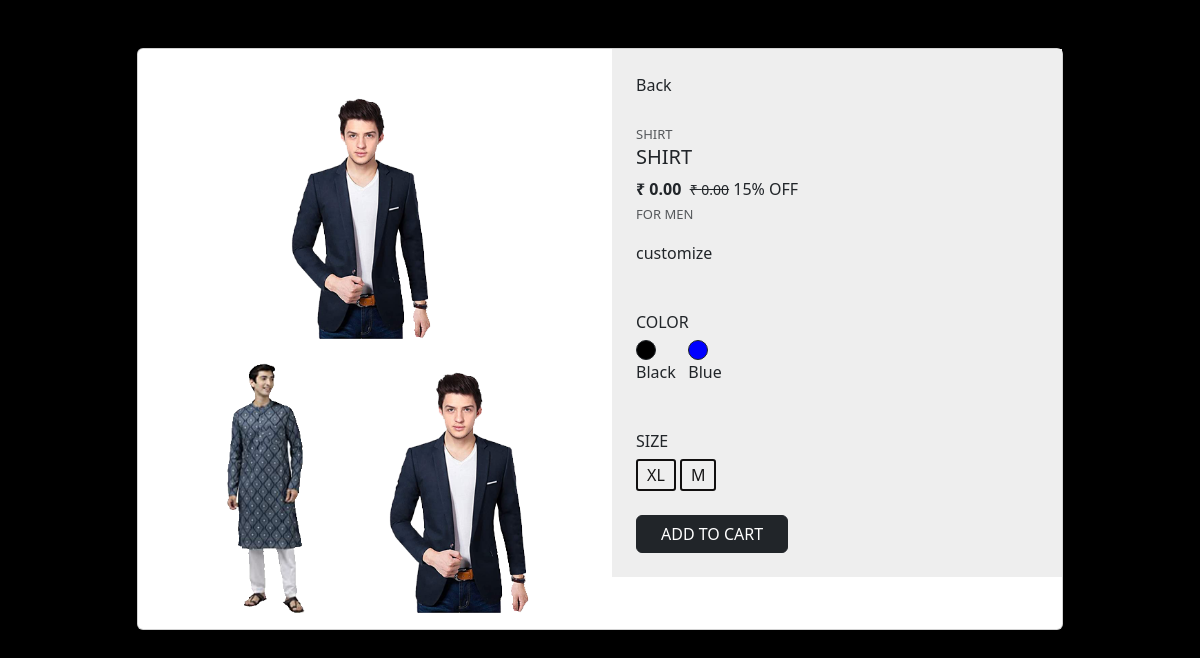
Screenshot of /view_product/po1 with the database file from the repository.
### Home/models.py (models this page shows)
class Product(models.Model):
    id=models.TextField(primary_key=True,unique=True)
    name=models.TextField(max_length=25, null=True,blank=True)
    buyer= models.ForeignKey(buyer, on_delete=models.CASCADE)
    category = models.ForeignKey(category, on_delete=models.CASCADE)
    image=models.ImageField(upload_to='images',blank=True)
    size=models.ManyToManyField('size')
    color=models.ManyToManyField('color')
    description=models.TextField(max_length=100, null=True,blank=True)
    price= models.FloatField(null=True,blank=True)
    off= models.IntegerField(null=True,blank=True)
    posted_by=models.ForeignKey(User,on_delete=models.CASCADE, null=True,blank=True)
    availability=models.ForeignKey(availability, on_delete=models.CASCADE)

class Photos(models.Model):
    p_id=models.ForeignKey(Product,on_delete=models.CASCADE)
    images = models.FileField(null=True,blank=True)

class category(models.Model):
    name=models.TextField(max_length=25, null=True,blank=True)
    buyer =models.ForeignKey(buyer, on_delete=models.CASCADE)
    photo=models.ImageField(upload_to='images',blank=True)
    def __str__(self):
        return self.name

class buyer(models.Model):
    name=models.TextField(max_length=25, null=True,blank=True)
    photo=models.ImageField(upload_to='images',blank=True)
    def __str__(self):
        return self.name

class color(models.Model):
    name=models.TextField(max_length=25, null=True,blank=True)
    def __str__(self):
        return self.name

class size(models.Model):
    name=models.TextField(max_length=25, null=True,blank=True)
    def __str__(self):
        return self.name

### Home/views.py (the view)
# urls.py: path('view_product/<str:pid>', view_product,name='view_product'),
def view_product(request,pid):
    iteam=Product.objects.get(id=pid)
    photos=Photos.objects.filter(p_id=pid)
    Size=iteam.size.all()
    Color=iteam.color.all()
    curent_price=iteam.price-(iteam.price*(iteam.off/100))
    context={
        "product":iteam,
        'Photos':photos,
        'price':curent_price,
        'S':Size,
        'C':Color,
        }
    return render(request,'productdetails.html',context)

### templates/productdetails.html (shortened to what this page needs)
{% load static %}
<!doctype html>
<html lang="en">
  <head>
    <link rel="stylesheet" href="{% static 'css/productdetails.css' %}">
    <link href="https://cdn.jsdelivr.net/npm/bootstrap@5.3.0-alpha1/dist/css/bootstrap.min.css" rel="stylesheet">
  </head>
  <body >
    <div class="container mt-5 mb-5">
        <div class="row d-flex justify-content-center">
            <div class="col-md-10">
                <div class="card">
                    <div class="row">
                        <div class="col-md-6">
                            <div class="images p-3">
                                <div class="text-center p-4"> <img id="main-image" src="{{product.image.url}}" width="250" /> </div>
                                <div class="thumbnail text-center">
                                    {% for i in Photos %}
                                    <img onclick="change_image(this)" src="{{i.images.url}}" width="70">
                                    {% endfor %}
                                </div>
                            </div>
                        </div>
                        <div class="col-md-6">
                            <div class="product p-4">
                                <form action="{% url 'cartadd' %}" method="post" enctype="multipart/form-data">
                                <div class="d-flex justify-content-between align-items-center">
                                   <div class="d-flex align-items-center">  <span class="ml-1">Back</span> </div>
                                </div>
                                <div class="mt-4 mb-3">
                                   <span class="text-uppercase text-muted brand">{{product.category}}</span>
                                   <h5 class="text-uppercase">{{product.name}}</h5>
                                   <div class="price d-flex flex-row align-items-center">
                                      <span class="act-price">₹ {{price|floatformat:'2'}} &nbsp;</span>
                                      <div class="ml-2"> <small class="dis-price">  ₹ {{product.price|floatformat:'2'}}</small> <span>{{product.off}}% OFF</span> </div>
                                   </div>
                                   <span class="text-uppercase text-muted brand">For {{product.buyer}}</span>
                                </div>
                                <p>{{product.description}}</p>
                                <div class="sizes mt-5">
                                    <h6 class="text-uppercase">Color</h6>
                                    {% for i in C %}
                                    <label class="radio">
                                    <input type="radio" name="color" value="{{i}}" required> <div style="height: 20px; width: 20px; background-color:{{i}}; border-radius: 50%;border-style:solid; border-width: 1px;">
                                    </div>{{i}} </label> &nbsp;
                                    {% endfor %}
                                 </div>
                                <div class="sizes mt-5">
                                   <h6 class="text-uppercase">Size</h6>
                                   {% for i in S %}
                                   <label class="radio">
                                   <input type="radio" name="size" value="{{i}}" required> <span>{{i}}</span> </label>
                                   {% endfor %}
                                </div>
                                <div class="cart mt-4 align-items-center"> <button class="btn btn-dark text-uppercase mr-2 px-4" type="submit">Add to cart</button>  </div>
                                </form>
                             </div>
                        </div>
                    </div>
                </div>
            </div>
        </div>
    </div>
  </body>
</html>

### static/css/productdetails.css (style rules this page uses)
body { background-color: #000 !important; }
.card { border: none }
.product { background-color: #eee }
.brand { font-size: 13px }
.act-price { font-weight: 700 }
.dis-price { text-decoration: line-through }
label.radio { cursor: pointer }
label.radio span { padding: 2px 9px; border: 2px solid #110f0f !important; display: inline-block; color: #161515 !important; border-radius: 3px; text-transform: uppercase }
img, svg { height: 250px !important; width: auto !important; }

### rows the page displays
Product: image (picture), category "SHIRT", name "SHIRT", price "0.00", off "15", buyer "MEN", description "customize"
Photos: images (picture)
Photos: images (picture)
color: name "Black"
color: name "Blue"
size: name "XL"
size: name "M"

### other values shown
{{ price|floatformat:'2' }} "0.00"
